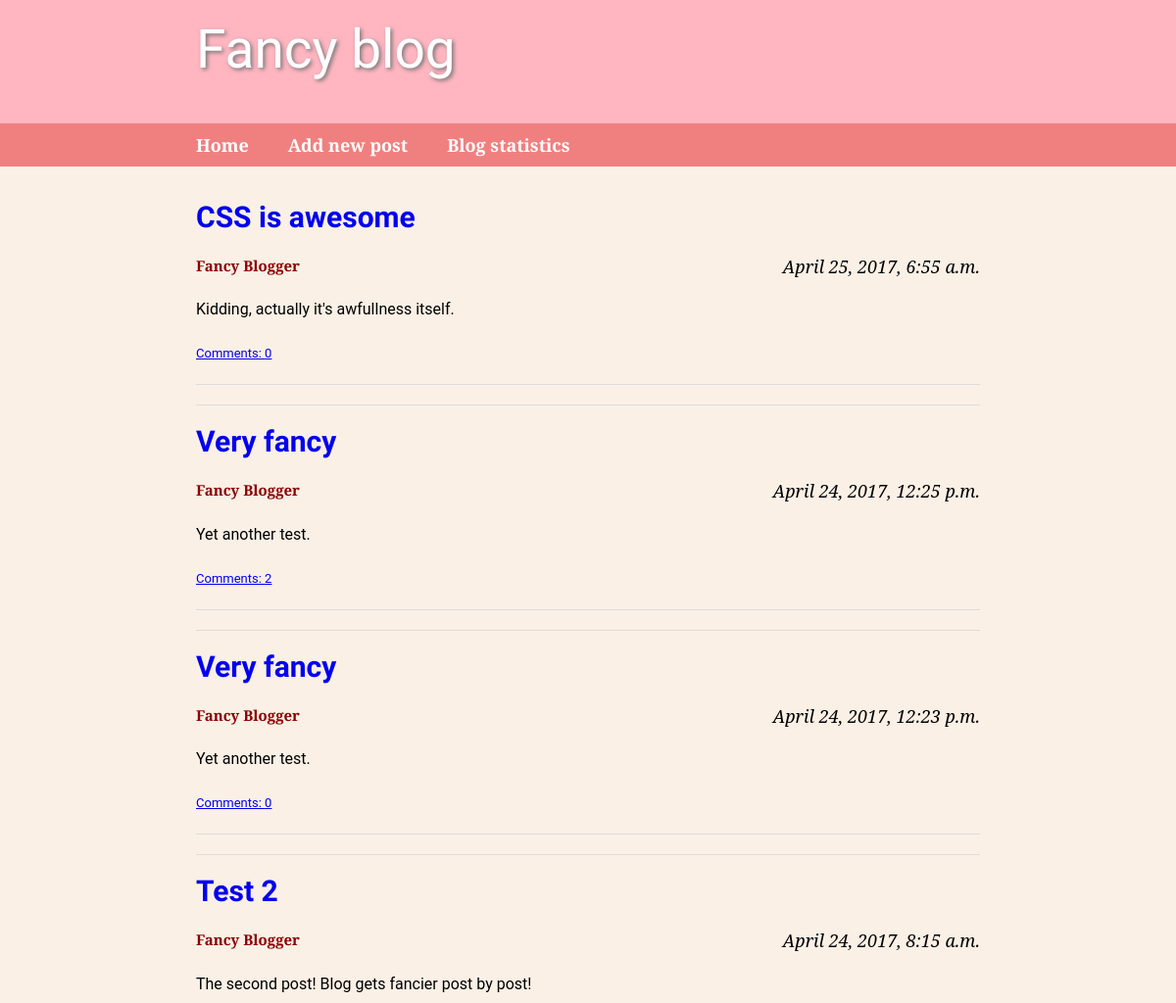
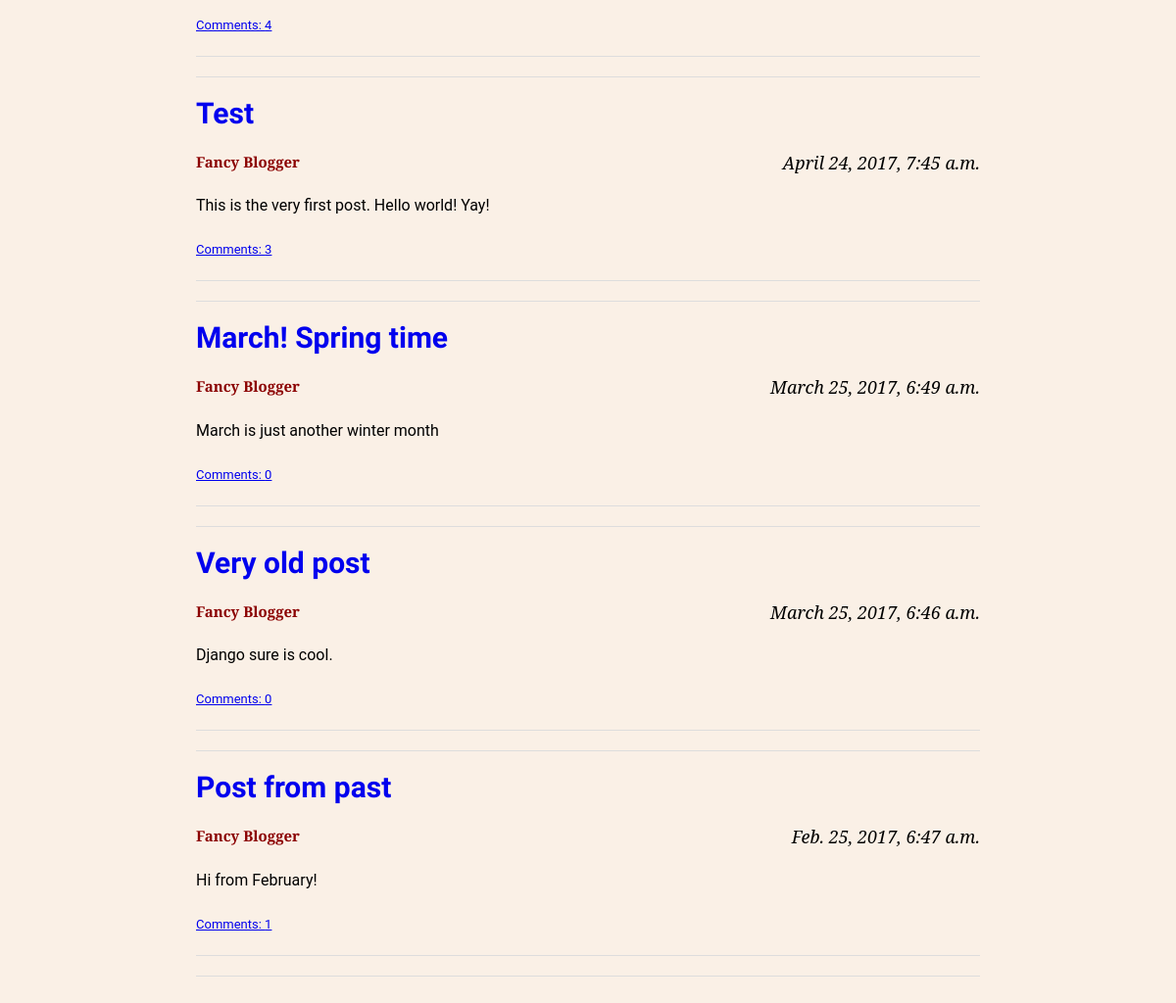
The page / on the database its author committed (2 pictures, top to bottom).
### blog17/models.py (models this page shows)
class BlogPostModel(models.Model):
    title = models.CharField(max_length=50)
    date = models.DateTimeField(default=timezone.now)
    text = models.TextField()
    author = models.CharField(default='Fancy Blogger', max_length=30)

### blog17/views.py (the view)
# urls.py: url(r'^$', index, name='index'),
def index(request):
    if request.method == 'GET':
        posts = BlogPostModel.objects.all().order_by('-date')
        return render(request, 'blog17/index.html', {'posts': posts})
    return HttpResponse(status=405)

### blog17/templates/blog17/index.html (shortened to what this page needs)
{% extends 'blog17/_base.html' %}
    {% block content %}
    <div class="posts">
        {% for post in posts %}
            <div class="post">
                <h2 class="title"><a href="{{ post.id }}/">{{ post.title }}</a></h2>
                <h6 class="date">{{ post.date }}</h6>
                <h5 class="name">{{ post.author }}</h5>
                <p> {{ post.text }}</p>
            <p><a class="comment_link" href="{{ post.id }}/">Comments: {{ post.comments.count }}</a></p>
            <hr>
            <hr>
        {% endfor %}
        </div>
    </div>
    {% endblock %}

### blog17/templates/blog17/_base.html (shortened to what this page needs)
{% load static %}
<!DOCTYPE html>
<html lang="en">
<head>
    <link rel="stylesheet" href="{% static 'blog17/styles.css' %}" />
</head>
<body>
  <div class="header">
	<div class="container">
		<h1 class="blog_title">Fancy blog</h1>
	</div>
  </div>
  <div class="nav-bar">
      <div class="container">
          <ul class="nav">
            <li><a href='{% url 'index' %}'>Home</a></li>
		    <li><a href="{% url 'new_post' %}">Add new post</a></li>
		    <li><a href="{% url 'stats' %}">Blog statistics</a></li>
	      </ul>
      </div>
  </div>
  <main>
	<div class="content">
	    <div class="container">
          {% block content %}
          {% endblock %}
        </div>
    </div>
  </main>
</body>
</html>

### blog17/static/blog17/styles.css (style rules this page uses)
body { margin: 0; padding: 0; color: #000; background-color: #dddddd; font-size: 16px; font-family: 'PT Serif', serif; }
h1,h2,h3,h4,h5,h6 { margin: 0 0 25px; font-weight: 500; line-height: 1.1; }
h1 { font-size: 50px; }
h2 { font-size: 28px; }
h5 { font-size: 15px; }
h6 { font-size: 14px; }
.blog_title { font-size: 55px; font-family: 'Pattaya', cursive; text-shadow: 2px 2px 4px #777; }
.title { font-family: 'Philosopher', sans-serif; font-size: 30px; font-weight: bold; color: firebrick; }
.title a { text-decoration: none; }
.name { font-weight: bold ; color: darkred; }
.date { float: right; width: auto; margin: auto; font-size: 18px; font-family: "Garamond", "Georgia", "serif"; font-style: italic; }
p { margin: 0 0 20px; line-height: 1.5; font-family: "Roboto", "Lucida Grande", Verdana, Arial, sans-serif }
hr { height: 0; margin-top: 15px; margin-bottom: 20px; border: 0; border-top: 1px solid #ddd; }
.container { max-width: 50em; margin: auto auto; }
.header { color: #fff; background: lightpink; padding: 1em 0.5em; }
.nav-bar { background: lightcoral; padding: 0; }
.comment_link { font-size: small; }
.content { padding: 1em 1.25em; background-color: linen; }
.nav { margin: 0; padding: 0; list-style: none; }
.nav li { display: inline; margin: 0; font-size: 18px; font-weight: bolder; font-family: 'PT Serif', serif; }
.nav a { display: block; padding: .7em 1.25em; color: #fff; text-decoration: none; border-bottom: 1px solid lightgray; }
.nav a:link { color: white; }
@media screen and (min-width: 640px) { .header { padding: 20px 20px; } }
@media screen and (min-width: 640px) { .nav-bar { padding: 10px 20px; } }
@media screen and (min-width: 640px) { .content { padding: 35px 25px; } }
@media screen and (min-width: 640px) { .nav li { display: inline; margin: 0 2em 0 0; } }
@media screen and (min-width: 640px) { .nav a { display: inline; padding: 0; border-bottom: 0; } }

### rows shown on the page
BlogPostModel: title "CSS is awesome", date "April 25, 2017, 6:55 a.m.", author "Fancy Blogger", text "Kidding, actually it's awfullness itself.", comments.count "0"
BlogPostModel: title "Very fancy", date "April 24, 2017, 12:25 p.m.", author "Fancy Blogger", text "Yet another test.", comments.count "2"
BlogPostModel: title "Very fancy", date "April 24, 2017, 12:23 p.m.", author "Fancy Blogger", text "Yet another test.", comments.count "0"
BlogPostModel: title "Test 2", date "April 24, 2017, 8:15 a.m.", author "Fancy Blogger", text "The second post! Blog gets fancier post by post!", comments.count "4"
BlogPostModel: title "Test", date "April 24, 2017, 7:45 a.m.", author "Fancy Blogger", text "This is the very first post. Hello world! Yay!", comments.count "3"
BlogPostModel: title "March! Spring time", date "March 25, 2017, 6:49 a.m.", author "Fancy Blogger", text "March is just another winter month", comments.count "0"
BlogPostModel: title "Very old post", date "March 25, 2017, 6:46 a.m.", author "Fancy Blogger", text "Django sure is cool.", comments.count "0"
BlogPostModel: title "Post from past", date "Feb. 25, 2017, 6:47 a.m.", author "Fancy Blogger", text "Hi from February!", comments.count "1"
